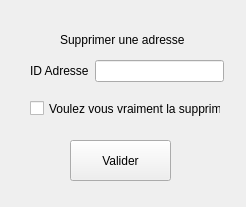
<?xml version="1.0" encoding="UTF-8"?>
<ui version="4.0">
 <class>clientsuppradressClass</class>
 <widget class="QWidget" name="clientsuppradressClass">
  <property name="geometry">
   <rect>
    <x>0</x>
    <y>0</y>
    <width>246</width>
    <height>207</height>
   </rect>
  </property>
  <property name="windowTitle">
   <string>Form</string>
  </property>
  <widget class="QLabel" name="label">
   <property name="geometry">
    <rect>
     <x>60</x>
     <y>30</y>
     <width>131</width>
     <height>20</height>
    </rect>
   </property>
   <property name="text">
    <string>Supprimer une adresse</string>
   </property>
  </widget>
  <widget class="QCheckBox" name="checkBox">
   <property name="geometry">
    <rect>
     <x>30</x>
     <y>100</y>
     <width>191</width>
     <height>17</height>
    </rect>
   </property>
   <property name="text">
    <string>Voulez vous vraiment la supprimer</string>
   </property>
  </widget>
  <widget class="QPushButton" name="BtAdresseSuppr">
   <property name="geometry">
    <rect>
     <x>70</x>
     <y>140</y>
     <width>101</width>
     <height>41</height>
    </rect>
   </property>
   <property name="text">
    <string>Valider</string>
   </property>
  </widget>
  <widget class="QWidget" name="layoutWidget">
   <property name="geometry">
    <rect>
     <x>30</x>
     <y>60</y>
     <width>194</width>
     <height>22</height>
    </rect>
   </property>
   <layout class="QHBoxLayout" name="horizontalLayout">
    <item>
     <widget class="QLabel" name="label_2">
      <property name="text">
       <string>ID Adresse</string>
      </property>
     </widget>
    </item>
    <item>
     <widget class="QLineEdit" name="lineEdit_2"/>
    </item>
   </layout>
  </widget>
 </widget>
 <resources/>
 <connections/>
</ui>
